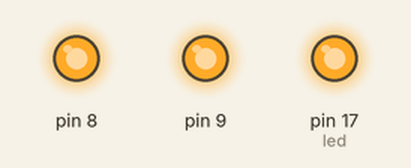
Bench run of a sketch on a simulated Arduino Uno, built with avr-gcc and run on an emulated ATmega328P. On the bench: output pins drawn as LEDs (lit = HIGH).

Above: at 0.02 s.
At 0.37 s:
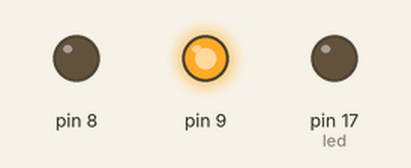
At 0.72 s:
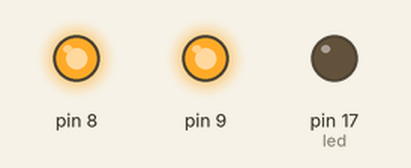
At 1.47 s:
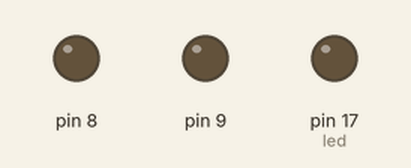
At 2.27 s:
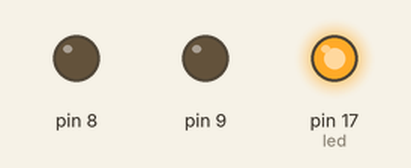
At 2.92 s:
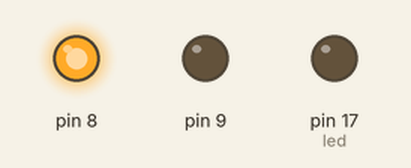
Timing chart, 0 to 3.2 s (numbered marks = the images above):
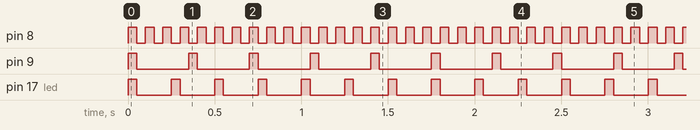

The sketch:

timer_class.ino
```cpp
/*//debounce/ millis function
//Variables related to the step switches
long time = 0;         // the last time the output pin was toggled
long debounce = 20;   // the debounce time, increase if the output flickers
int debounce_var = 200;

int debounce_f(unsigned long TIME, unsigned long DEBOUNCE_VAR){
	bool debounce_state = 0;
	//TIME = 0;
	if(millis() - TIME > DEBOUNCE_VAR){
	debounce_state = 1;
	//TIME = millis(); //this part is done from the code calling the function
	}
	else debounce_state = 0;

	return debounce_state;
}


time2 = millis();
*/

class Time
{
//variables
unsigned long time;         // the last time the output pin was toggled
unsigned long timer_var; // the debounce time, increase if the output flickers

bool timer_state;

public:
    Time()
    {
    timer_var = 200;
    timer_state = LOW;
	time = 0;

    }

    bool update_time(unsigned long TIMER_VAR){
	    //bool timer_state = 0;

        unsigned long current_time = millis();
	    if(current_time - time >= TIMER_VAR){
	    time = current_time;
	    timer_state = 1;
	    //TIME = millis(); //this part is done from the code calling the function
	    }
	    else timer_state = 0;

	    return timer_state;
}

};

Time T; //initialize


int state = 0;
int state2 = 0;
int state3 = 0;
int led = 17;
int count = 0;
void setup()
{
    pinMode(17, OUTPUT);
    pinMode(9, OUTPUT);
    pinMode(8, OUTPUT);
}

void loop()
{
if(T.update_time(50))
{
count ++;
}

if( (count % 5 == 0 ) ){state = 1; }
else state = 0;

if( (count % 7 == 0 ) ){state2 = 1; }
else state2 = 0;

if( (count % 2 == 0 ) ){state3 = 1; }
else state3 = 0;

digitalWrite(led, (state) );
digitalWrite(9, (state2) );
digitalWrite(8, (state3) );

}
```

Measured:
- by itself, pin 8: alternates HIGH for 0.05 s and LOW for 0.05 s
- by itself, pin 9: alternates HIGH for 0.05 s and LOW for 0.30 s
- by itself, pin 17 (led): alternates HIGH for 0.05 s and LOW for 0.20 s
